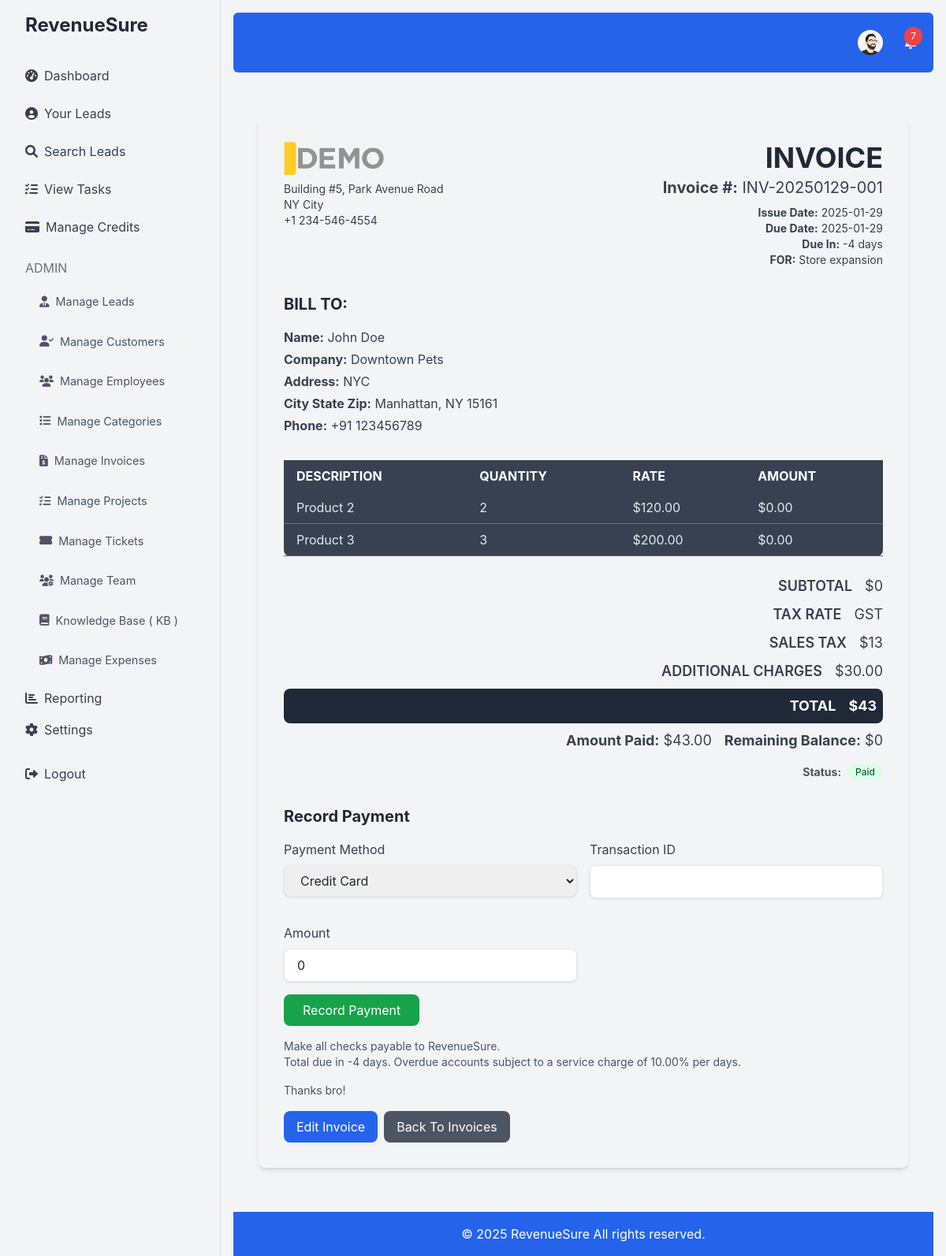
The page /view_invoice.php?id=3 (signed in) on the database its author committed.
### tables this page shows
CREATE TABLE `users` (
  `id` int(11) NOT NULL,
  `username` varchar(50) NOT NULL,
  `email` varchar(100) NOT NULL,
  `password` varchar(255) NOT NULL,
  `credits` int(11) DEFAULT 0,
  `created_at` timestamp NOT NULL DEFAULT current_timestamp(),
  `role` enum('admin','user') DEFAULT 'user',
  `profile_picture` varchar(255) DEFAULT NULL,
  `role_id` int(11) DEFAULT NULL,
  `department_id` int(11) DEFAULT NULL
);

CREATE TABLE `invoice_settings` (
  `id` int(11) NOT NULL,
  `company_name` varchar(255) DEFAULT NULL,
  `company_logo` varchar(255) DEFAULT NULL,
  `company_tagline` varchar(255) DEFAULT NULL,
  `company_address_line1` varchar(255) DEFAULT NULL,
  `company_address_line2` varchar(255) DEFAULT NULL,
  `company_phone_number` varchar(20) DEFAULT NULL,
  `overdue_charge_type` enum('percentage','fixed') DEFAULT NULL,
  `overdue_charge_amount` decimal(10,2) DEFAULT NULL,
  `overdue_charge_period` enum('monthly','daily','days') DEFAULT NULL,
  `thank_you_message` text DEFAULT NULL,
  `user_id` int(11) NOT NULL,
  `created_at` timestamp NOT NULL DEFAULT current_timestamp()
);

CREATE TABLE `invoices` (
  `id` int(11) NOT NULL,
  `invoice_number` varchar(50) NOT NULL,
  `lead_id` int(11) DEFAULT NULL,
  `customer_id` int(11) DEFAULT NULL,
  `issue_date` date NOT NULL,
  `due_date` date NOT NULL,
  `bill_to_name` varchar(255) NOT NULL,
  `bill_to_address` varchar(255) DEFAULT NULL,
  `bill_to_email` varchar(100) DEFAULT NULL,
  `bill_to_phone` varchar(20) DEFAULT NULL,
  `ship_to_address` varchar(255) DEFAULT NULL,
  `subtotal` decimal(10,2) DEFAULT 0.00,
  `tax_method` varchar(50) DEFAULT NULL,
  `tax` text DEFAULT NULL,
  `discount` decimal(10,2) DEFAULT 0.00,
  `additional_charges` decimal(10,2) DEFAULT 0.00,
  `total` decimal(10,2) DEFAULT 0.00,
  `payment_terms` varchar(100) DEFAULT NULL,
  `notes` text DEFAULT NULL,
  `footer` text DEFAULT NULL,
  `billing_country` varchar(50) DEFAULT NULL,
  `discount_type` varchar(20) DEFAULT 'fixed',
  `discount_amount` decimal(10,2) DEFAULT 0.00,
  `created_at` timestamp NOT NULL DEFAULT current_timestamp(),
  `template_name` varchar(255) DEFAULT 'default',
  `paid_amount` decimal(10,2) DEFAULT 0.00,
  `status` enum('Unpaid','Partially Paid','Paid','Overdue') DEFAULT 'Unpaid',
  `payment_date` timestamp NULL DEFAULT NULL
);

CREATE TABLE `invoice_items` (
  `id` int(11) NOT NULL,
  `invoice_id` int(11) NOT NULL,
  `product_service` varchar(255) NOT NULL,
  `quantity` int(11) NOT NULL,
  `unit_price` decimal(10,2) NOT NULL,
  `tax` decimal(10,2) DEFAULT 0.00,
  `discount` decimal(10,2) DEFAULT 0.00,
  `subtotal` decimal(10,2) NOT NULL
);

### view_invoice.php (the view, shortened to what the rows shown need)
<?php
require 'db.php';
$invoice_id = $_GET['id'];
$stmt = $conn->prepare("SELECT * FROM invoices WHERE id = :invoice_id");
$stmt->bindParam(':invoice_id', $invoice_id);
$stmt->execute();
$invoice = $stmt->fetch(PDO::FETCH_ASSOC);
$remaining_balance = $invoice['total'] - $invoice['paid_amount'];
$stmt = $conn->prepare("SELECT * FROM invoice_items WHERE invoice_id = :invoice_id");
$stmt->bindParam(':invoice_id', $invoice_id);
$stmt->execute();
$invoice_items = $stmt->fetchAll(PDO::FETCH_ASSOC);
$itemized_tax = json_decode($invoice['tax'], true);
$subtotal = 0;
if ($invoice_items){
   foreach($invoice_items as $item){
       $subtotal += $item['subtotal'];
    }
}
$total_tax = array_sum($itemized_tax);
$discount = 0;
if ($invoice['discount_type'] == 'percentage') {
    $discount = $subtotal * ($invoice['discount_amount'] / 100);
 } else {
    $discount = $invoice['discount_amount'];
}
$total = ($subtotal + $total_tax + $invoice['additional_charges']) - $discount;
$stmt = $conn->prepare("SELECT * FROM invoice_settings WHERE user_id = :user_id");
$stmt->bindParam(':user_id', $_SESSION['user_id']);
$stmt->execute();
$invoice_settings = $stmt->fetch(PDO::FETCH_ASSOC);
$company_name = $invoice_settings['company_name'] ?? "Company Name or Logo";
$company_logo = $invoice_settings['company_logo'] ?? null;
$company_address_line1 = $invoice_settings['company_address_line1'] ??  "Company Address Line 1";
$company_address_line2 = $invoice_settings['company_address_line2'] ??  "Company Address Line 2";
$company_phone_number = $invoice_settings['company_phone_number'] ??  "Company Phone Number";
$overdue_charge_type = $invoice_settings['overdue_charge_type'] ??  null;
$overdue_charge_amount = $invoice_settings['overdue_charge_amount'] ??  null;
$overdue_charge_period = $invoice_settings['overdue_charge_period'] ?? null;
$thank_you_message = $invoice_settings['thank_you_message'] ??  "THANK YOU FOR YOUR BUSINESS!";
$today = new DateTime();
$due_date = new DateTime($invoice['due_date']);
$interval = $today->diff($due_date);
$due_days = $interval->format('%r%a');
require 'header.php';
?>
<?php
    if($invoice['template_name'] === 'contractor'){
?>
<div class="container mx-auto mt-10 p-4">
  <div class="bg-gray-100 p-8 rounded-lg shadow-md">
    <div class="flex justify-between items-start mb-8">
        <div>
            <?php if($company_logo): ?>
               <img src="<?php echo $company_logo ?>" alt="Company Logo" class="mb-2 w-32 h-auto object-cover">
                <?php endif; ?>
           <div class="mb-4">
                <p class="text-gray-700 text-sm"><?php echo htmlspecialchars($company_address_line1); ?></p>
              <p class="text-gray-700 text-sm"><?php echo htmlspecialchars($company_address_line2); ?></p>
              <p class="text-gray-700 text-sm"><?php echo htmlspecialchars($company_phone_number); ?></p>
            </div>
        </div>
         <div class="text-right">
            <h2 class="text-4xl font-bold text-gray-800 mb-1">INVOICE</h2>
             <p class="text-gray-700 text-xl mb-2"><strong>Invoice #:</strong> <?php echo htmlspecialchars($invoice['invoice_number']); ?></p>
             <p class="text-gray-700 text-sm"><strong>Issue Date:</strong> <?php echo htmlspecialchars($invoice['issue_date']); ?></p>
            <p class="text-gray-700 text-sm"><strong>Due Date:</strong> <?php echo htmlspecialchars($invoice['due_date']); ?></p>
             <p class="text-gray-700 text-sm"><strong>Due In:</strong> <?php echo htmlspecialchars($due_days) . ' days'; ?></p>
               <p class="text-gray-700 text-sm"><strong>FOR:</strong> Store expansion</p>
        </div>
    </div>
    <div class="mb-8">
        <h3 class="text-xl font-bold text-gray-800 mb-4">BILL TO:</h3>
        <p class="text-gray-700 mb-1"><strong>Name:</strong> <?php echo htmlspecialchars($invoice['bill_to_name']); ?></p>
         <p class="text-gray-700 mb-1"><strong>Company:</strong> Downtown Pets</p>
         <p class="text-gray-700 mb-1"><strong>Address:</strong> <?php echo htmlspecialchars($invoice['bill_to_address']); ?></p>
         <p class="text-gray-700 mb-1"><strong>City State Zip:</strong> Manhattan, NY 15161</p>
       <p class="text-gray-700"><strong>Phone:</strong> <?php echo htmlspecialchars($invoice['bill_to_phone']); ?></p>
    </div>
       <div class="overflow-x-auto">
    <table class="w-full text-left bg-gray-700 text-white rounded-lg mb-6">
        <thead class="bg-gray-700 text-white">
            <tr>
                <th class="px-4 py-2">DESCRIPTION</th>
                <th class="px-4 py-2">QUANTITY</th>
                <th class="px-4 py-2">RATE</th>
                  <th class="px-4 py-2">AMOUNT</th>
            </tr>
        </thead>
        <tbody>
            <?php if($invoice_items): ?>
                <?php foreach ($invoice_items as $item): ?>
                <tr class="border-b border-gray-500 text-gray-200">
                    <td class="px-4 py-2"><?php echo htmlspecialchars($item['product_service']); ?></td>
                     <td class="px-4 py-2"><?php echo htmlspecialchars($item['quantity']); ?></td>
                    <td class="px-4 py-2">$<?php echo htmlspecialchars($item['unit_price']); ?></td>
                      <td class="px-4 py-2">$<?php echo htmlspecialchars($item['subtotal']); ?></td>
                </tr>
                 <?php endforeach; ?>
            <?php else: ?>
                <tr>
                  <td colspan="4" class="px-4 py-2 text-center text-gray-600">No items found.</td>
                 </tr>
            <?php endif; ?>
              </tbody>
    </table>
    </div>
      <div class="text-right flex justify-end flex-col gap-2">
          <div class="flex justify-end gap-4">
            <p class="text-gray-700 text-lg font-semibold">SUBTOTAL</p>
            <p class="text-gray-700 text-lg">$<?php echo htmlspecialchars($subtotal); ?></p>
        </div>
          <div class="flex justify-end gap-4">
             <p class="text-gray-700 text-lg font-semibold">TAX RATE</p>
              <p class="text-gray-700 text-lg"> <?php echo htmlspecialchars($invoice['tax_method']); ?></p>
            </div>
             <div class="flex justify-end gap-4">
            <p class="text-gray-700 text-lg font-semibold">SALES TAX</p>
             <p class="text-gray-700 text-lg">$<?php echo htmlspecialchars($total_tax); ?></p>
        </div>
           <div class="flex justify-end gap-4">
              <p class="text-gray-700 text-lg font-semibold">ADDITIONAL CHARGES</p>
                <p class="text-gray-700 text-lg">$<?php echo htmlspecialchars($invoice['additional_charges']); ?></p>
           </div>
         <div class="flex justify-end gap-4 p-2 bg-gray-800 text-white rounded-lg">
            <p class="text-lg font-bold">TOTAL</p>
           <p class="text-lg font-bold">$<?php echo htmlspecialchars($total); ?></p>
        </div>
         <div class="flex justify-end gap-4">
            <p class="text-gray-700 text-lg"><strong>Amount Paid:</strong> $<?php echo htmlspecialchars($invoice['paid_amount'] ? $invoice['paid_amount'] : 0); ?></p>
              <p class="text-gray-700 text-lg">
                  <strong>Remaining Balance:</strong> $<?php echo htmlspecialchars($remaining_balance); ?>
             </p>
       </div>
     </div>
      <div class="flex justify-end">
           <p class="mt-4 text-gray-600 text-sm flex items-center"> <strong>Status:</strong>  <span class="ml-2 rounded-full px-2.5 py-0.5 text-xs font-medium <?php
                switch ($invoice['status']) {
                    case 'Paid':
                          echo 'bg-green-100 text-green-800';
                          break;
                }
                ?>"><?php echo htmlspecialchars($invoice['status']); ?></span>
          </p>
        </div>
        <div class="mt-8">
            <h2 class="text-xl font-bold text-gray-800 mb-4">Record Payment</h2>
            <form method="POST" action="record_payment.php">
                <div class="grid grid-cols-1 md:grid-cols-2 gap-4">
                    <div class="mb-4">
                        <label for="payment_method" class="block text-gray-700 mb-2">Payment Method</label>
                        <select name="payment_method" id="payment_method" class="w-full px-4 py-2 border rounded-lg" required>
                            <option value="Credit Card">Credit Card</option>
                        </select>
                    </div>
                    <div class="mb-4">
                        <label for="transaction_id" class="block text-gray-700 mb-2">Transaction ID</label>
                        <input type="text" name="transaction_id" id="transaction_id" class="w-full px-4 py-2 border rounded-lg">
                    </div>
                    <div class="mb-4">
                        <label for="amount" class="block text-gray-700 mb-2">Amount</label>
                        <input type="number" name="amount" id="amount"
                               class="w-full px-4 py-2 border rounded-lg"
                               min="0"
                               step="0.01"
                               value="<?php echo htmlspecialchars($remaining_balance); ?>"
                               required>
                    </div>
                </div>
                <button type="submit" class="bg-green-600 text-white px-6 py-2 rounded-lg hover:bg-green-700 transition">
                    Record Payment
                </button>
            </form>
        </div>
        <div class="mt-4 text-gray-600 text-sm">
          <p>Make all checks payable to <?php echo htmlspecialchars($company_name); ?>.</p>
            <?php if ($overdue_charge_type && $overdue_charge_amount && $overdue_charge_period): ?>
                  <p>Total due in <?php echo $due_days; ?> days. Overdue accounts subject to a service charge of <?php  if($overdue_charge_type == 'percentage') echo htmlspecialchars($overdue_charge_amount) . '%'; else echo htmlspecialchars($overdue_charge_amount) . '$'; ?> per <?php echo htmlspecialchars($overdue_charge_period); ?>.</p>
           <?php else: ?>
                    <p>Total due in 15 days. Overdue accounts subject to a service charge of 1% per month.</p>
             <?php endif; ?>
             <p class="mt-4"><?php echo htmlspecialchars($thank_you_message); ?></p>
        </div>
            <div class="mt-4 flex gap-2">
                <a href="edit_invoice.php?id=<?php echo $invoice['id']; ?>" class="bg-blue-600 text-white px-4 py-2 rounded-lg hover:bg-blue-700 transition duration-300">Edit Invoice</a>
                 <a href="manage_invoices.php" class="bg-gray-600 text-white px-4 py-2 rounded-lg hover:bg-gray-700 transition duration-300">Back To Invoices</a>
            </div>
   </div>
</div>
<?php
 }
?>
<?php
require 'footer.php';
?>

### header.php (shortened to what the rows shown need)
<!DOCTYPE html>
<html lang="en">
<head>
    <script src="https://cdn.tailwindcss.com"></script>
    <link href="https://cdnjs.cloudflare.com/ajax/libs/font-awesome/6.0.0-beta3/css/all.min.css" rel="stylesheet">
     <link rel="stylesheet" href="https://cdnjs.cloudflare.com/ajax/libs/animate.css/4.1.1/animate.min.css"/>
</head>
<body class="bg-gray-100">
    <div class="flex h-screen fade-in-up">
        <div class="flex-1 p-4 fade-in">
            <nav class="bg-blue-600 p-4 text-white mb-6 rounded-md">
                <div class="container mx-auto flex justify-end items-center">
                    <?php if (isset($_SESSION['user_id'])): ?>
                       <div class="relative top-nav-button mr-4 hover:bg-white/10 p-1.5 rounded-full transition-colors" >
                            <button id="profileButton" class="relative flex items-center">
                                <?php
                                $stmt = $conn->prepare("SELECT profile_picture FROM users WHERE id = :user_id");
                                $stmt->bindParam(':user_id', $_SESSION['user_id']);
                                $stmt->execute();
                                $user = $stmt->fetch(PDO::FETCH_ASSOC);
                                $profile_picture = $user['profile_picture'];
                                if ($profile_picture) : ?>
                                    <img src="<?php echo $profile_picture; ?>" alt="Profile Picture" class="rounded-full w-8 h-8 object-cover">
                                <?php else : ?>
                                    <i class="fas fa-user-circle fa-lg"></i>
                                <?php endif; ?>
                            </button>
                         </div>
                   <?php endif; ?>
                </div>
            </nav>
             <div class="container mx-auto px-4">

### rows shown on the page
users: profile_picture (picture)
invoice_settings: company_logo (picture), company_address_line1 "Building #5, Park Avenue Road", company_address_line2 "NY City", company_phone_number "+1 234-546-4554", company_name "RevenueSure", overdue_charge_amount "10.00", overdue_charge_period "days", thank_you_message "Thanks bro!"
invoices: invoice_number "INV-20250129-001", issue_date "2025-01-29", due_date "2025-01-29", bill_to_name "John Doe", bill_to_address "NYC", bill_to_phone "+91 123456789", tax_method "GST", tax "13", additional_charges "30.00", total "43", paid_amount "43.00", remaining_balance "0", status "Paid", amount "0"
invoice_items: product_service "Product 2", quantity "2", unit_price "120.00", subtotal "0.00"
invoice_items: product_service "Product 3", quantity "3", unit_price "200.00", subtotal "0.00"

### other values the page prints
$unread "7"
$subtotal "0"
